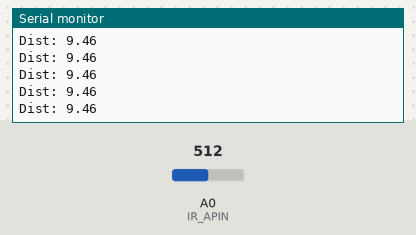
This sketch was run on a simulated Arduino Uno, built with avr-gcc and run on an emulated ATmega328P. Parts: the last lines printed to the serial monitor. Inputs (shaded band) come from the test bench; at power-on: A0 (IR_APIN) = 512.

Above: at 1.2 s.
1.3 s: A0 (IR_APIN) set to 497
At 1.8 s:
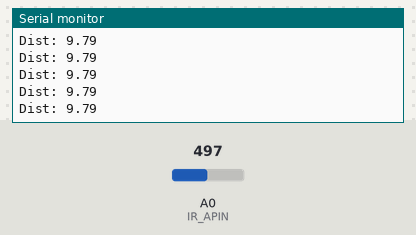
4.3 s: A0 (IR_APIN) set to 473
At 5.2 s:
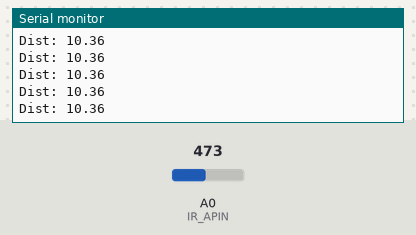
5.8 s: A0 (IR_APIN) set to 70
At 6.7 s:
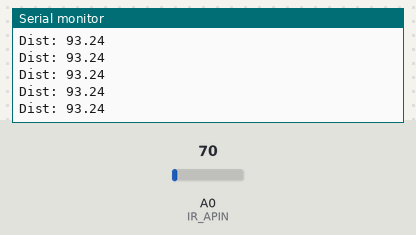
7.3 s: A0 (IR_APIN) set to 61
At 7.8 s:
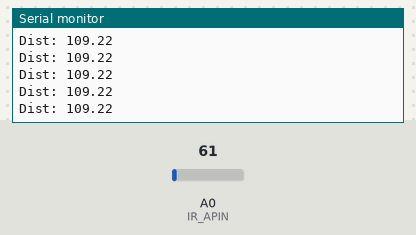
10.3 s: A0 (IR_APIN) set to 10
At 11.2 s:
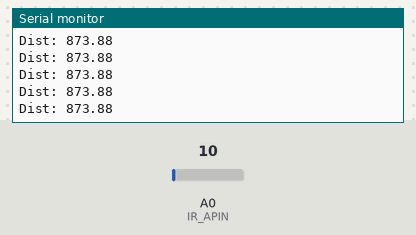
11.8 s: A0 (IR_APIN) set to 7
At 12.8 s:
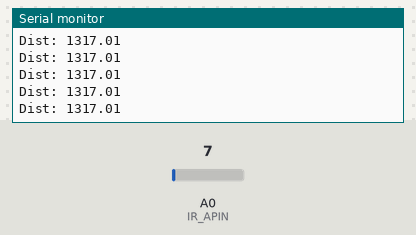
Timing chart, 0 to 14.3 s (numbered marks = the images above; inputs shaded):
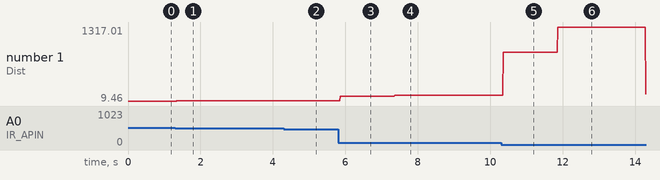

Measured:
- after the input at 1.3 s, the serial monitor: prints a new line after 0.05 s (image 1)
- after the input at 4.3 s, the serial monitor: prints a new line after 0.06 s (image 2)
- after the input at 5.8 s, the serial monitor: prints a new line after 0.06 s (image 3)
- after the input at 7.3 s, the serial monitor: prints a new line after 0.06 s (image 4)
- after the input at 10.3 s, the serial monitor: prints a new line after 0.06 s (image 5)
- after the input at 11.8 s, the serial monitor: prints a new line after 0.06 s (image 6)
- plotted number 1: 9.46 → 9.79 after the input at 1.3 s, 9.79 → 10.36 after the input at 4.3 s, 10.36 → 93.24 after the input at 5.8 s, 93.24 → 109.22 after the input at 7.3 s, 109.22 → 873.88 after the input at 10.3 s

The sketch:

sharpIR_pro.ino
```cpp
#define IR_APIN 0

void setup()
{
  Serial.begin(9600);
}

// If this is defined it prints out the FPS that we can send a
// complete set of data over the serial port.
//#define CHECK_FPS

void loop()
{
  int val=0;
  int dist=0;
  unsigned int startTag = 0xDEAD;  // Analog port maxes at 1023 so this is a safe termination value
  int loopCount;

#ifdef CHECK_FPS
  unsigned long startTime, endTime;
  startTime = millis();
#endif

  // Can't do more than 64 loops or could overflow the 16 bit ints
  // This just averages together as many sensor reads as we can in
  // order to reduce sensor noise.  Might want to introduce add
  // a smarter filter her in the future.
  loopCount = 12;  // 12 gives a little over 100 FPS
  for(int i = 0; i< loopCount; ++i)
  {
    // It takes 100 us (0.0001 s) to read an analog input
    val += analogRead(IR_APIN);
  }
  val /= loopCount;
//  dist = (6787/(val-3))-4;
  float distance = 12343.85 * pow(val, -1.15); // Linearizing eqn, accuracy +- 5%
  Serial.print("Dist: ");
  Serial.println(distance);
  delay(10);

#ifdef CHECK_FPS
  endTime = millis();
  Serial.print(" - FPS: ");
  Serial.println(1.f / (endTime-startTime) * 1000);
#endif
}
```
